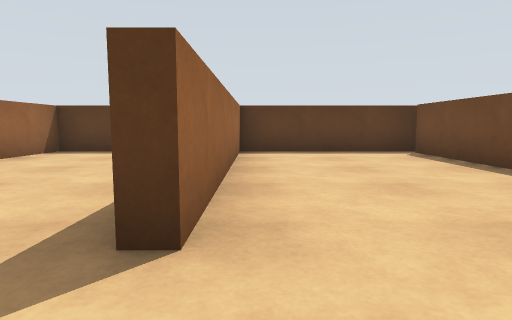
[1] (above)

12 first-person views from a walk through a Gazebo world. The camera is 0.29 m above the floor, tilts 6° down and sees 75° across. The floor is counted in squares, 0.5 m on a side. Each view is taken from the middle of a square. On the plan, view 1 faces up. The plan holds only what a view shows up to about 9 squares ahead; the rest is blank.

[2]
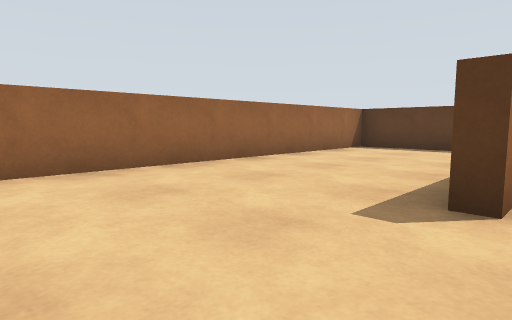

[3]
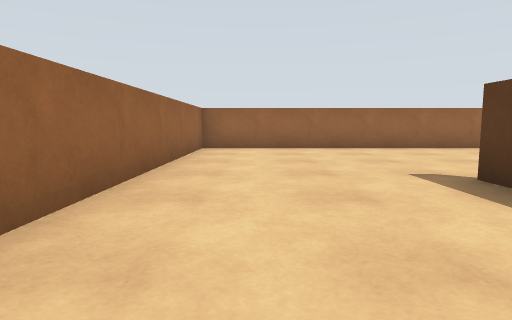

[4]
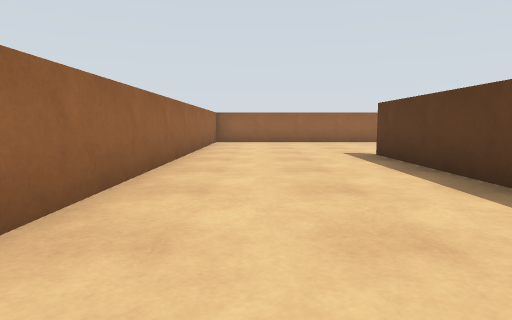

[5]
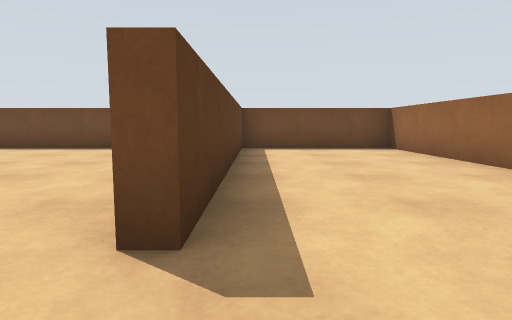

[6]
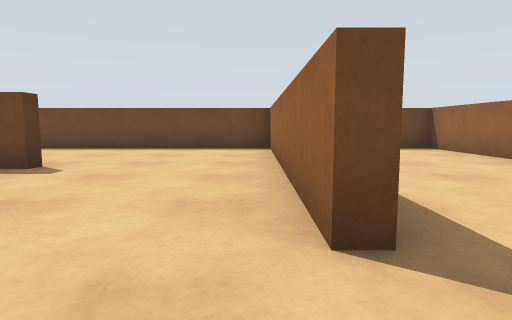

[7]
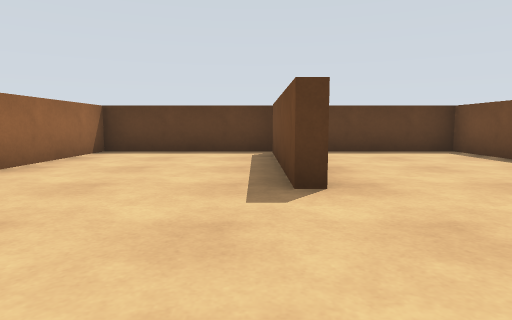

[8]
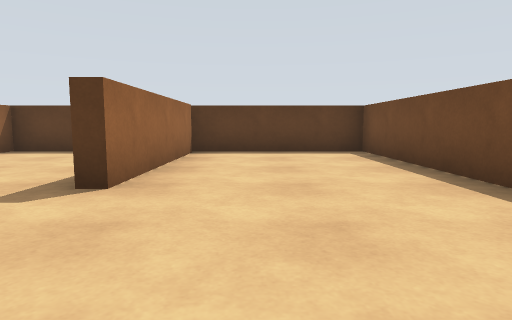

[9]
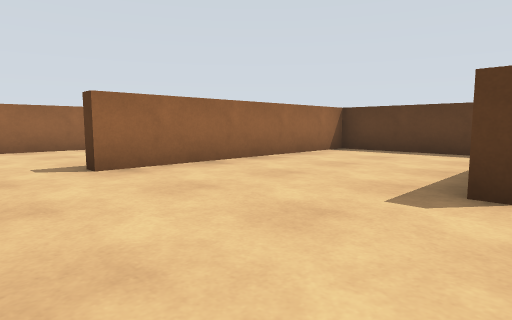

[10]
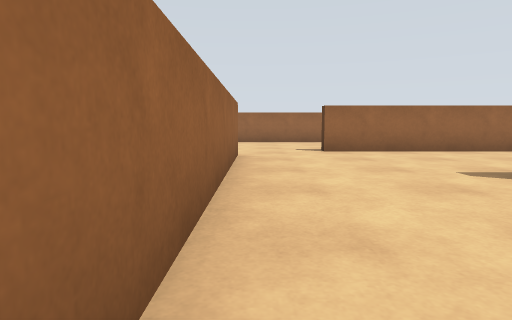

[11]
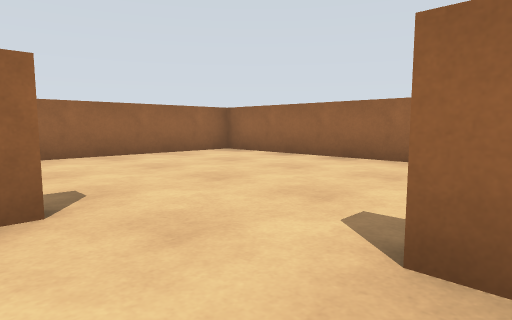

[12]
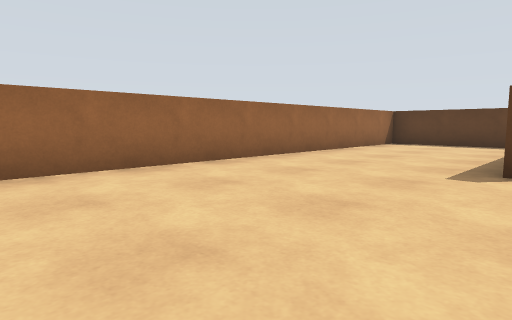

### Floor plan
Points are (right, up) in squares from view 1. A wall is a line through its corners. A room is listed if a view was taken in it or the views show most of it. See-through windows are left out.
Room 1 (views 1, 2, 3, 4, 5, 6, 12)
walls: (-0.3, 1.5) (-0.8, 1.5); (7, -0.6) (0.5, -0.6) (0.5, -0.3) (1.5, -0.3); (-1.4, 7.4) (-4.3, 7.4) (-4.3, -4.3) (7.4, -4.3) (7.4, -0.6)
ways out: opening at (0, 0.3) to room 2
Room 2 (views 7, 8, 9, 10, 11)
walls: (3.7, 7) (3.7, 3) (3.4, 3) (3.4, 7); (1.5, -0.3) (7.4, -0.3) (7.4, 7.4) (-0.3, 7.4) (-0.3, 1.5)
ways out: opening at (0, 0.3) to room 1

Positions as (right, up) in squares from view 1, and headings:
1: (0, 0), facing up
2: (0, -1), facing up-left
3: (4, -3), facing left
4: (7, -3), facing left
5: (-1, -1), facing right
6: (-1, 0), facing right
7: (3, 0), facing up
8: (5, 0), facing up
9: (4, 0), facing up-left
10: (7, 0), facing left
11: (1, 2), facing down-left
12: (0, -3), facing up-left
